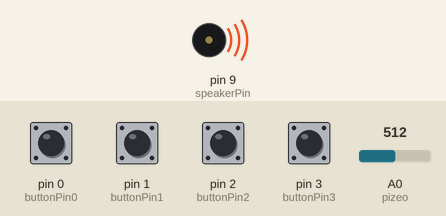
Bench run of a sketch on a simulated Arduino Uno, built with avr-gcc and run on an emulated ATmega328P. Parts: buzzer (waves = sounding). The inputs (shaded band) are chosen by the test bench; at power-on: pin 1 (buttonPin1), pin 2 (buttonPin2), pin 3 (buttonPin3) HIGH, pin 0 (buttonPin0) LOW, A0 (pizeo) = 512.

Above: at 0.05 s.
At 2.7 s:
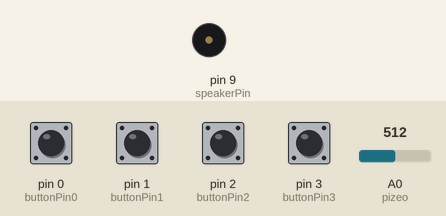
Timing chart, 0 to 3.0 s (numbered marks = the images above):
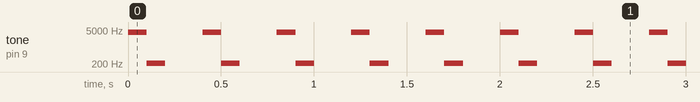

The sketch:

Assignment_Instrument.ino
```cpp
/* The following program simulates the basics of a drum set - toms, snare, bass, splash and ride.
 * The pizeo simulates the splash (and funnily enough it looks like it too).
 * The buttons simulate the rest of the drums. We defined the tones of each button to be
 * similar to the frequency of the original individual instrument.
 * Altogether we assembled our version of the arduino drum set.
 */

const int speakerPin = 9;           // Analog output pin that the larger speaker is attached to

const int buttonPin0 = 0;           // Digital input pin that the button is attached to
const int buttonPin1 = 1;           // Digital input pin that the button is attached to
const int buttonPin2 = 2;           // Digital input pin that the button is attached to
const int buttonPin3 = 3;           // Digital input pin that the button is attached to
const int pizeo = 0;                // Analog input pin that the pizeo is attached to
int val = 0;

void setup() {                      // run once, when the sketch starts
  pinMode(speakerPin, OUTPUT);

  pinMode(buttonPin0,INPUT_PULLUP);  // declare pushbutton as input
  pinMode(buttonPin1,INPUT_PULLUP); // declare pushbutton as input
  pinMode(buttonPin2,INPUT_PULLUP); // declare pushbutton as input
  pinMode(buttonPin3,INPUT_PULLUP); // declare pushbutton as input
  pinMode(pizeo,INPUT);             // sets the analog pin as input
}

void loop() {

   noTone(speakerPin);

  // Splash sound
  val = analogRead(pizeo);
  if(val > 122) {
    int frequency = map(val, 122, 199, 200 , 4000);
    frequency = constrain(frequency,200,4000);
    tone(speakerPin,frequency);
    delay(100);
    noTone(speakerPin);
  }
  // Buttons
  val = digitalRead(buttonPin0);// Toms sound of drums.
  if(val == LOW) {
    tone(speakerPin, 210, 100);// 210 - frequency of Toms
    delay(300);
  }
  val = digitalRead(buttonPin1);// Bass sound of drums.
  if(val == LOW) {
    tone(speakerPin, 100, 100);// 100 - frequency of Bass
    delay(300);
  }
  val = digitalRead(buttonPin2);// Snare sound of drums.
  if(val == LOW) {
    tone(speakerPin, 450, 100);// 450 - frequency of Snare
    delay(300);
  }
  val = digitalRead(buttonPin3);// Ride sound of drums.
  if(val == LOW) {
    tone(speakerPin, 900, 100);// 900 - frequency of Ride
    delay(300);
  }
  else
   noTone(speakerPin);
}
```

Measured:
- by itself, tone on pin 9 (speakerPin): repeats every 0.40 s: 210 Hz 0.10 s, silent 0.20 s, 4000 Hz 0.10 s
